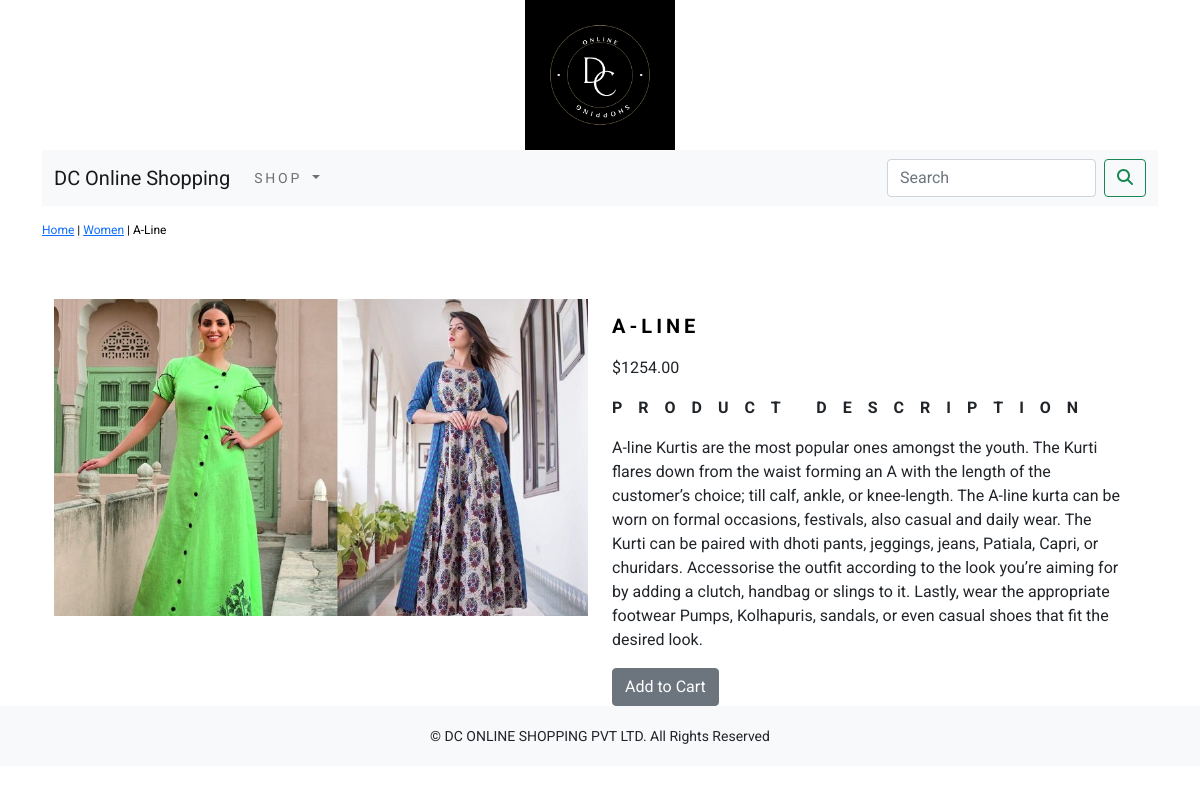
The app's page /shop/women/kurta-2/ with its own data.
### ecommerce_app/models.py (models this page shows, shortened)
class Product(models.Model):
    product_name = models.CharField(max_length=250, unique=True)
    product_slug = models.SlugField(max_length=250, unique=True)
    product_desc = models.TextField(blank=True)
    product_price = models.DecimalField(max_digits=10, decimal_places=2)
    product_category = models.ForeignKey(Category, on_delete=models.CASCADE)
    product_img = models.ImageField(upload_to='Product Gallery',blank=True)
    product_stock = models.IntegerField()
    product_availability = models.BooleanField(default=True)
    product_create_time = models.DateTimeField(auto_now_add=True)
    product_updated = models.DateTimeField(auto_now_add=True)
    class Meta:
        ordering = ('product_name',)
        verbose_name= 'product'
        verbose_name_plural= 'products'

class Category(models.Model):
    category_name = models.CharField(max_length=250, unique=True)
    category_slug = models.SlugField(max_length=250, unique=True)
    category_desc = models.TextField(blank=True)
    category_img = models.ImageField(upload_to='Category Gallery',blank=True)
    class Meta:
        ordering = ('category_name',)
        verbose_name= 'category_name'
        verbose_name_plural= 'categories'
    def get_url(self):
        return reverse('ecommerce_app:products_by_category', args=[self.category_slug])
    def __str__(self):
        return '{}'.format(self.category_name)

### ecommerce_app/views.py (the view)
# urls.py: path('<slug:c_slug>/<slug:p_slug>/', views.productDetail, name='product_category_detail'),
def productDetail(request,c_slug, p_slug):
    try:
        product = Product.objects.get(product_category__category_slug = c_slug, product_slug = p_slug)
    except Exception as e:
        raise e
    return render(request,'product.html',{'product':product})

### ecommerce_app/context_processors.py (called while the page is built)
def menu_links(request):
    links = Category.objects.all()
    return dict(links = links)

### ecommerce_cart/context_processors.py (called while the page is built)
def counter(request):
    item_count = 0
    if 'admin' in request.path:
        return {}
    else:
        try:
            cart = Cart.objects.filter(cart_id = _cart_id(request))
            cart_items = CartItem.objects.all().filter(cart=cart[:1])
            for cart_item in cart_items:
                item_count += cart_item.quantity
        except Cart.DoesNotExist:
            item_count = 0
    return dict(item_count = item_count)

### ecommerce_cart/views.py (called while the page is built)
def _cart_id(request):
    cart = request.session.session_key
    if not cart:
        cart = request.session.create()
    return cart

### templates/product.html (shortened to what this page needs)
{% extends 'base.html' %}
{% load static %}
{% block content %}
    <div class="row my_product_row_class">
        <div class="mx_auto">
            <p><a href="{% url 'ecommerce_app:allProductCat' %}">Home</a> |
                <a href="{{product.product_category.get_url}}">{{product.product_category}}</a> | {{product.product_name}}</p>
        </div>
    </div>
    <div class="container">
       <br>
        <div class="row">
            <div class="col-12 col-sm-12 col-md-12 col-lg-6 text-center">
                <div style="min-width : 18 rem;">
                    <img src="{{product.product_img.url}}" alt="{{product.product_name}}" style="width:100%; height:50%;">
                </div>
            </div>
            <div class = "col-12 col-sm-12 col-md-12 col-lg-6">
                <h1 class="my_product_title">{{product.product_name}}</h1>
                <p>${{product.product_price}}</p>
                <p class="my_title">Product Description</p>
                <p class="text-justify my_product_text">{{product.product_desc}}</p>
                {% if product.product_stock <= 0 %}
                <p class="text-justify my_product_text"><b>Out of stock</b></p>
                {% else %}
                <a class="btn btn-secondary" href="{% url 'ecommerce_cart:add_cart' product.id %}">Add to Cart</a>
                {% endif %}
            </div>
        </div>
    </div>
{% endblock %}

### static/css/custom.css (style rules this page uses)
body { font-family: 'Roboto', sans-serif; }
.my_title { font-size : 16px; text-transform : uppercase; letter-spacing : 1em; font-weight: bold; }
.my_product_row_class { padding-top : 15px; padding-bottom : 20px; }
.my_product_row_class .mx_auto { color : #050505; font-size : 12px; text-decoration : none; }
.my_product_title { font-size : 20px; text-transform : uppercase; letter-spacing : 0.2em; padding-top : 15px; padding-bottom : 10px; font-family: 'Roboto', sans-serif; font-weight: bold; color : black; }
.my_product_text { padding-right : 20px; }

### records on screen
Product: product_category "Women", product_name "A-Line", product_img (picture), product_name "A-LINE", product_price "1254.00", product_desc "A-line Kurtis are the most popular ones amongst the youth. The Kurti flares down from the waist forming an A with the length of the customer’s choice; till calf, ankle, or knee-length. The A-line kurta can be worn on formal occasions, festivals, also casual and daily wear. The Kurti can be paired with dhoti pants, jeggings, jeans, Patiala, Capri, or churidars. Accessorise the outfit according to the look you’re aiming for by adding a clutch, handbag or slings to it. Lastly, wear the appropriate footwear Pumps, Kolhapuris, sandals, or even casual shoes that fit the desired look."
